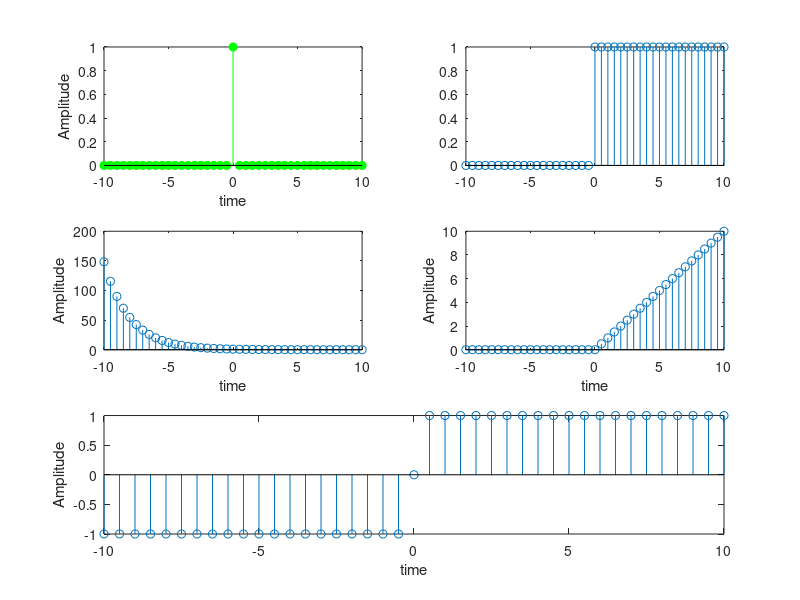

MATLAB code for this plot:
t = -10:0.5:10;
figure; 
subplot(3,2,1);
impulse = (t==0);
stem(t, impulse, "g", "filled");
xlabel("time");
ylabel("Amplitude");

subplot(3,2,2);
unit = (t>=0);
stem(t, unit);


a = -0.5;
subplot(3,2,3);
exp_signal = exp(a*t);
stem(t, exp_signal);
xlabel("time");
ylabel("Amplitude");

ramp = t.*(t >= 0); 
subplot(3,2,4);
stem(t, ramp);
xlabel("time");
ylabel("Amplitude");


n = -10:0.1:10;
subplot(3,1,3);
sinc_signal = sign(t);
stem(t, sinc_signal);
xlabel("time");
ylabel("Amplitude");